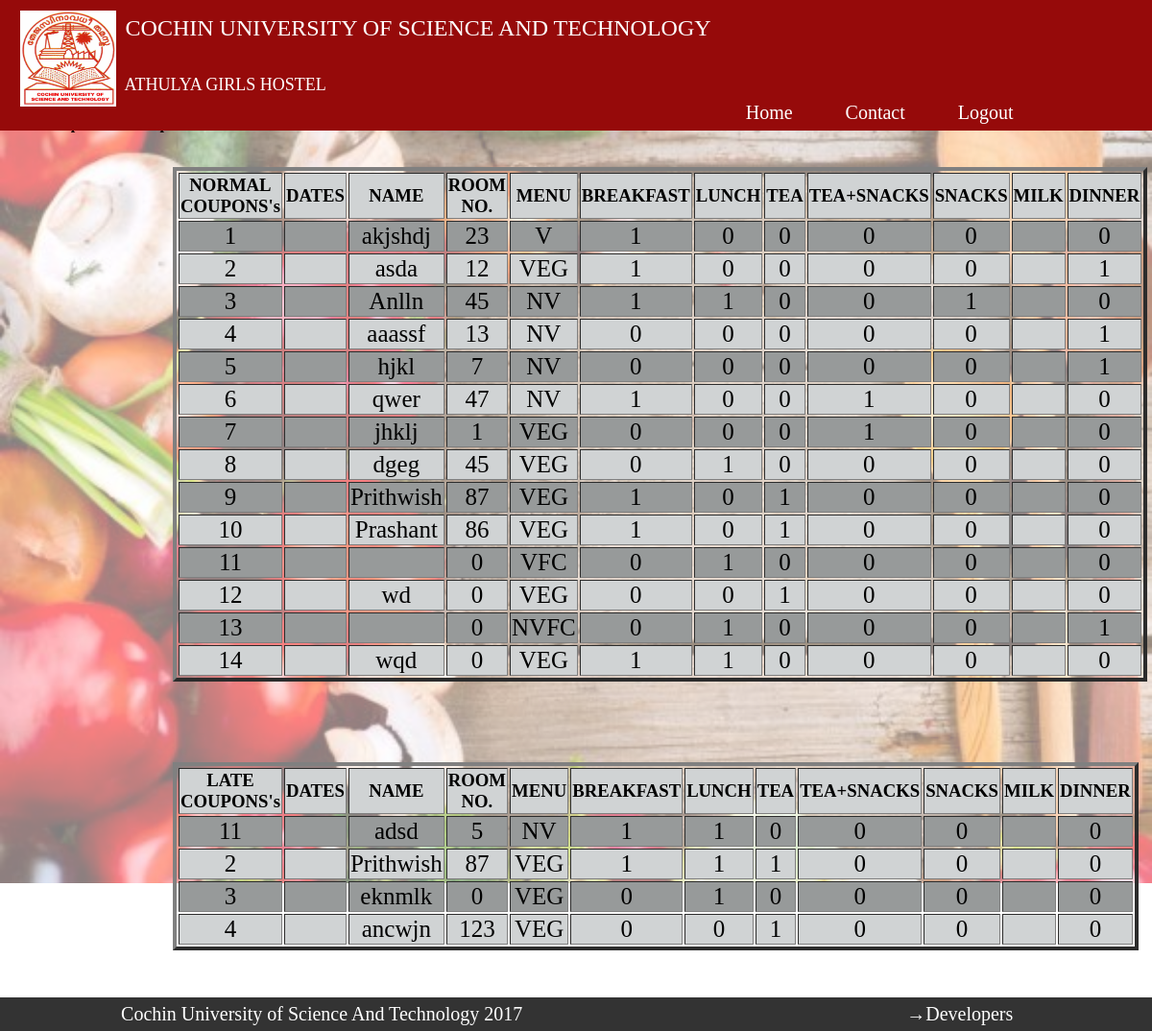
/viewcoupons.php (signed in), run on the app's committed database.
### tables this page shows
CREATE TABLE `coupon` (
  `id` int(11) NOT NULL,
  `Name` varchar(40) NOT NULL,
  `room` int(11) NOT NULL,
  `Menu` varchar(10) NOT NULL,
  `Breakfast` tinyint(1) NOT NULL,
  `Lunch` tinyint(1) NOT NULL,
  `Tea` tinyint(1) NOT NULL,
  `TeaSnacks` tinyint(1) NOT NULL,
  `Snacks` tinyint(1) NOT NULL,
  `Dinner` tinyint(1) NOT NULL
);

CREATE TABLE `latecoupon` (
  `id` int(11) NOT NULL,
  `Name` varchar(40) NOT NULL,
  `room` int(11) NOT NULL,
  `Menu` varchar(10) NOT NULL,
  `Breakfast` tinyint(1) NOT NULL,
  `Lunch` tinyint(1) NOT NULL,
  `Tea` tinyint(1) NOT NULL,
  `TeaSnacks` tinyint(1) NOT NULL,
  `Snacks` tinyint(1) NOT NULL,
  `Dinner` tinyint(1) NOT NULL
);

### viewcoupons.php (the view, shortened to what this page needs)
<!doctype html>
<html lang="en">
<link rel="stylesheet" href="viewcoupon.css">
<body>
  <div class="background"></div>
  <strong>  <a href="optioncomm.php">Home/</a><a href="insidecoupon.php">Coupon/</a><a href="viewcoupons.php">ViewCoupons</a></strong>
  </html>
  <?php
  if($_SESSION['prcommlogin'] != "1")
  {
    echo"<script> window.open('login.php','_self');</script>";
  }
  else
  {
  include "header.php";
  include"dbconnect.php";
      $query = "select * from coupon";
      $query1 = "select * from latecoupon";
      $sql = mysqli_query($link,$query);
      $sql1 = mysqli_query($link,$query1);
$k=0;
    if((mysqli_num_rows($sql)==0))
    {
      echo"<br>";
    }
    else
    {
  echo "<br><br><table id='nj' border='4'><tr bgcolor='#D0D3D4'><th><h3>NORMAL COUPONS's</h3></th><th><h3>DATES</h3></th><th><h3>NAME</h3></th><th><h3>ROOM NO.</h3></th><th><h3>MENU</h3></th>
  <th><h3>BREAKFAST</h3></th><th><h3>LUNCH</h3></th><th><h3>TEA</h3></th><th><h3>TEA+SNACKS</h3></th><th><h3>SNACKS</h3></th><th><h3>MILK</h3></th><th><h3>DINNER</h3></th></tr>";
while($row= mysqli_fetch_array($sql))
{
  if($k%2==0)
  {
  echo "<tr bgcolor='#979A9A'>";
  echo "<td><p id='row'>" . $row['id'] . "</p></td>";
  echo "<td><p id='row'>" . $row['dates'] . "</p></td>";
  echo "<td><p id='row'>" . $row['Name'] . "</p></td>";
  echo "<td><p id='row'>" . $row['room'] . "</p></td>";
  echo "<td><p id='row'>" . $row['Menu'] . "</p></td>";
  echo "<td><p id='row'>" . $row['Breakfast'] . "</p></td>";
  echo "<td><p id='row'>" . $row['Lunch'] . "</p></td>";
  echo "<td><p id='row'>" . $row['Tea'] . "</p></td>";
  echo "<td><p id='row'>" . $row['TeaSnacks'] . "</p></td>";
  echo "<td><p id='row'>" . $row['Snacks'] . "</p></td>";
  echo "<td><p id='row'>" . $row['Milk'] . "</p></td>";
  echo "<td><p id='row'>" . $row['Dinner'] . "</p></td>";
  echo "</tr>";
  ++$k;
}
else
{
echo "<tr bgcolor='#D0D3D4'>";
echo "<td><p id='row'>" . $row['id'] . "</p></td>";
echo "<td><p id='row'>" . $row['dates'] . "</p></td>";
echo "<td><p id='row'>" . $row['Name'] . "</p></td>";
echo "<td><p id='row'>" . $row['room'] . "</p></td>";
echo "<td><p id='row'>" . $row['Menu'] . "</p></td>";
echo "<td><p id='row'>" . $row['Breakfast'] . "</p></td>";
echo "<td><p id='row'>" . $row['Lunch'] . "</p></td>";
echo "<td><p id='row'>" . $row['Tea'] . "</p></td>";
echo "<td><p id='row'>" . $row['TeaSnacks'] . "</p></td>";
echo "<td><p id='row'>" . $row['Snacks'] . "</p></td>";
echo "<td><p id='row'>" . $row['Milk'] . "</p></td>";
echo "<td><p id='row'>" . $row['Dinner'] . "</p></td>";
echo "</tr>";
++$k;
}
}
echo "</table>";}
$k=0;
if((mysqli_num_rows($sql1)==0))
{
  echo"<br>";
}
else {
 echo "<br><br><table id='lj' border='4'><tr bgcolor='#D0D3D4'><th><h3>LATE COUPONS's</h3></th><th><h3>DATES</h3></th><th><h3>NAME</h3></th><th><h3>ROOM NO.</h3></th><th><h3>MENU</h3></th>
 <th><h3>BREAKFAST</h3></th><th><h3>LUNCH</h3></th><th><h3>TEA</h3></th><th><h3>TEA+SNACKS</h3></th><th><h3>SNACKS</h3></th><th><h3>MILK</h3></th><th><h3>DINNER</h3></th></tr>";
    while($ro= mysqli_fetch_array($sql1))
    {
      if($k%2==0)
      {
    echo "<tr bgcolor='#979A9A'>";
    echo "<td><p id='row'>" . $ro['id'] . "</p></td>";
    echo "<td><p id='row'>" . $ro['dates'] . "</p></td>";
    echo "<td><p id='row'>" . $ro['Name'] . "</p></td>";
    echo "<td><p id='row'>" . $ro['room'] . "</p></td>";
    echo "<td><p id='row'>" . $ro['Menu'] . "</p></td>";
    echo "<td><p id='row'>" . $ro['Breakfast'] . "</p></td>";
    echo "<td><p id='row'>" . $ro['Lunch'] . "</p></td>";
    echo "<td><p id='row'>" . $ro['Tea'] . "</p></td>";
    echo "<td><p id='row'>" . $ro['TeaSnacks'] . "</p></td>";
    echo "<td><p id='row'>" . $ro['Snacks'] . "</p></td>";
    echo "<td><p id='row'>" . $ro['Milk'] . "</p></td>";
    echo "<td><p id='row'>" . $ro['Dinner'] . "</p></td>";
    echo "</tr>";
    $k++;
    }
    else
    {
  echo "<tr bgcolor='#D0D3D4'>";
  echo "<td><p id='row'>" . $ro['id'] . "</p></td>";
  echo "<td><p id='row'>" . $ro['dates'] . "</p></td>";
  echo "<td><p id='row'>" . $ro['Name'] . "</p></td>";
  echo "<td><p id='row'>" . $ro['room'] . "</p></td>";
  echo "<td><p id='row'>" . $ro['Menu'] . "</p></td>";
  echo "<td><p id='row'>" . $ro['Breakfast'] . "</p></td>";
  echo "<td><p id='row'>" . $ro['Lunch'] . "</p></td>";
  echo "<td><p id='row'>" . $ro['Tea'] . "</p></td>";
  echo "<td><p id='row'>" . $ro['TeaSnacks'] . "</p></td>";
  echo "<td><p id='row'>" . $ro['Snacks'] . "</p></td>";
  echo "<td><p id='row'>" . $ro['Milk'] . "</p></td>";
  echo "<td><p id='row'>" . $ro['Dinner'] . "</p></td>";
  echo "</tr>";
  $k++;
  }
  }
    echo "</table>";
}
}
?>

### viewcoupon.css (style rules this page uses)
* { margin:0px; }
.background { background:url(bg.jpg); position: fixed; z-index: -1; opacity: .5; width: 100%; height: 800px; -webkit-background-size: cover; -moz-background-size: cover; -o-background-size: cover; background-size: cover; }
a { color: black; text-decoration: none; }
table { text-align: center; align-self: center; width: 20%; z-index: -1; margin-bottom: 4%; margin-left: 15%; }
tr { padding-left: 40px; padding-right: 40px; }
#row { font-size: 25px; }

### header.php (style rules this page uses)
body { padding-top:10.0%; padding-bottom: 3%; }
a { color: black; text-decoration: none; }

### data on the page
coupon: id "1", Name "akjshdj", room "23", Menu "V", Breakfast "1", Lunch "0", Tea "0", TeaSnacks "0", Snacks "0", Dinner "0"
coupon: id "2", Name "asda", room "12", Menu "VEG", Breakfast "1", Lunch "0", Tea "0", TeaSnacks "0", Snacks "0", Dinner "1"
coupon: id "3", Name "Anlln", room "45", Menu "NV", Breakfast "1", Lunch "1", Tea "0", TeaSnacks "0", Snacks "1", Dinner "0"
coupon: id "4", Name "aaassf", room "13", Menu "NV", Breakfast "0", Lunch "0", Tea "0", TeaSnacks "0", Snacks "0", Dinner "1"
coupon: id "5", Name "hjkl", room "7", Menu "NV", Breakfast "0", Lunch "0", Tea "0", TeaSnacks "0", Snacks "0", Dinner "1"
coupon: id "6", Name "qwer", room "47", Menu "NV", Breakfast "1", Lunch "0", Tea "0", TeaSnacks "1", Snacks "0", Dinner "0"
coupon: id "7", Name "jhklj", room "1", Menu "VEG", Breakfast "0", Lunch "0", Tea "0", TeaSnacks "1", Snacks "0", Dinner "0"
coupon: id "8", Name "dgeg", room "45", Menu "VEG", Breakfast "0", Lunch "1", Tea "0", TeaSnacks "0", Snacks "0", Dinner "0"
coupon: id "9", Name "Prithwish", room "87", Menu "VEG", Breakfast "1", Lunch "0", Tea "1", TeaSnacks "0", Snacks "0", Dinner "0"
coupon: id "10", Name "Prashant", room "86", Menu "VEG", Breakfast "1", Lunch "0", Tea "1", TeaSnacks "0", Snacks "0", Dinner "0"
coupon: id "11", room "0", Menu "VFC", Breakfast "0", Lunch "1", Tea "0", TeaSnacks "0", Snacks "0", Dinner "0"
coupon: id "12", Name "wd", room "0", Menu "VEG", Breakfast "0", Lunch "0", Tea "1", TeaSnacks "0", Snacks "0", Dinner "0"
coupon: id "13", room "0", Menu "NVFC", Breakfast "0", Lunch "1", Tea "0", TeaSnacks "0", Snacks "0", Dinner "1"
coupon: id "14", Name "wqd", room "0", Menu "VEG", Breakfast "1", Lunch "1", Tea "0", TeaSnacks "0", Snacks "0", Dinner "0"
latecoupon: id "11", Name "adsd", room "5", Menu "NV", Breakfast "1", Lunch "1", Tea "0", TeaSnacks "0", Snacks "0", Dinner "0"
latecoupon: id "2", Name "Prithwish", room "87", Menu "VEG", Breakfast "1", Lunch "1", Tea "1", TeaSnacks "0", Snacks "0", Dinner "0"
latecoupon: id "3", Name "eknmlk", room "0", Menu "VEG", Breakfast "0", Lunch "1", Tea "0", TeaSnacks "0", Snacks "0", Dinner "0"
latecoupon: id "4", Name "ancwjn", room "123", Menu "VEG", Breakfast "0", Lunch "0", Tea "1", TeaSnacks "0", Snacks "0", Dinner "0"
